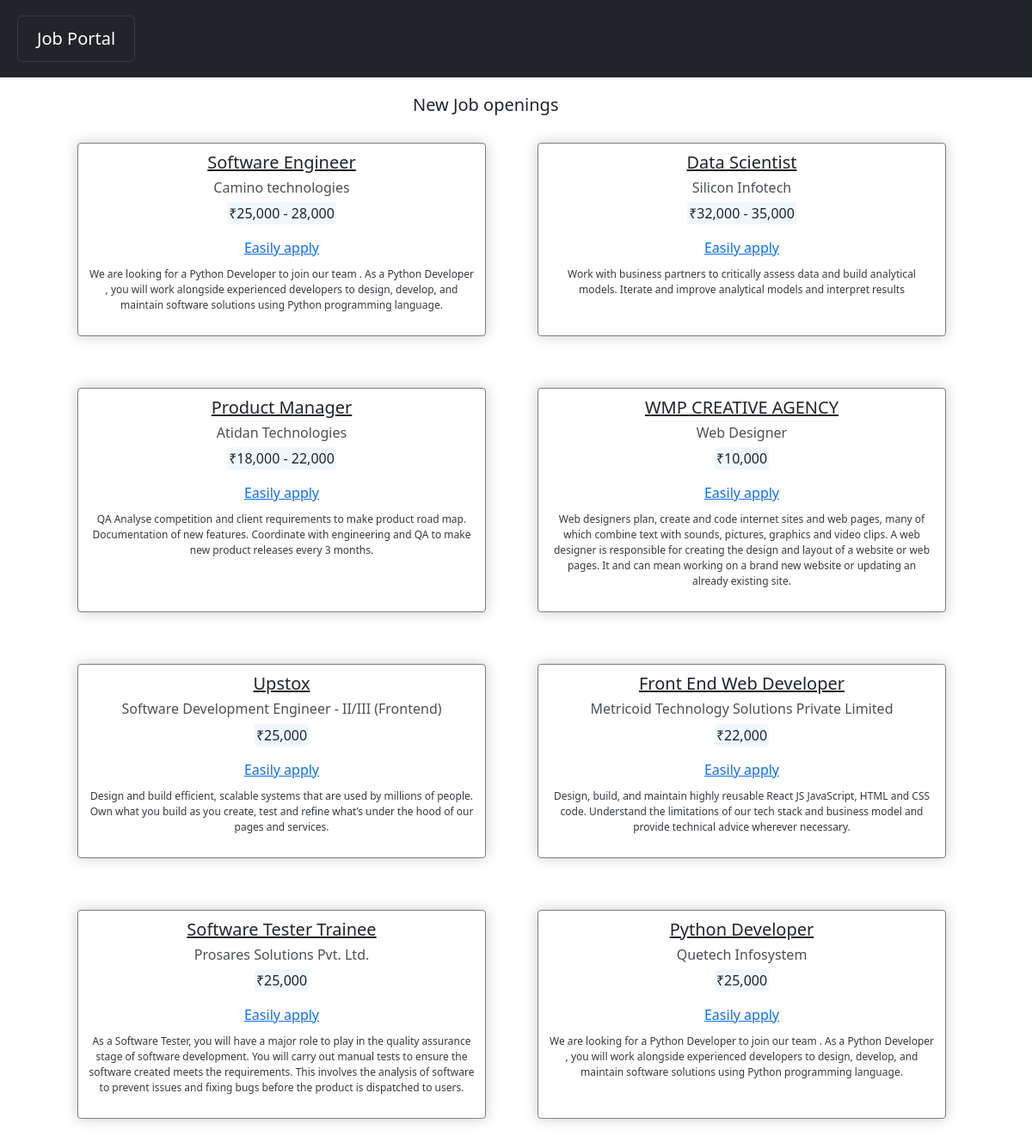
The page / on the database its author committed.
### base/models.py (models this page shows, shortened)
class Job(models.Model):
    Company_name = models.CharField(max_length=50)
    Job_post = models.CharField(max_length=200)
    location = models.CharField(max_length=100)
    stipend = models.CharField(max_length=100)
    job_description = models.CharField(max_length=1000)
    requirements = models.CharField(max_length=200)

### base/views.py (the view)
# urls.py: path('', home, name='home'),
def home(request):
    data = Job.objects.all()
    context = {'data': data}
    return render(request, 'base/main.html', context)

### base/templates/base/main.html (shortened to what this page needs)
<!DOCTYPE html>
{% load static %}
<html lang="en">
<head>
    <link rel="stylesheet" type="text/css" href="{% static 'css/style.css' %}">
    <link href="https://cdn.jsdelivr.net/npm/bootstrap@5.3.1/dist/css/bootstrap.min.css" rel="stylesheet">
</head>
<body>
    <div class="pos-f-t">
        <nav class="navbar navbar-dark bg-dark">
          <button style="margin: 10px 0 10px 20px;" class="navbar-toggler" type="button" data-toggle="collapse" data-target="#navbarToggleExternalContent" aria-controls="navbarToggleExternalContent" aria-expanded="false" aria-label="Toggle navigation">
            <h5 style="color: white; margin: 10px;">Job Portal</h5>
          </button>
        </nav>
      </div>
      <h5 style="margin-top: 20px; margin-left: 40%;">New Job openings</h5>
      <br>
      <div class="container">
        <div class="row">
          {% for d in data %}
          <div class="col-lg-5 prad">
            <h5><u>{{ d.Job_post }}</u></h5>
            <h6>{{ d.Company_name }}</h6>
            <p> <span>&#8377;{{ d.stipend }}</span></p>
            <a href="{% url 'emp' %}">Easily apply</a>
            <br>
            <p style="font-size: 12px; margin-top: 10px; opacity: 0.9;">{{ d.job_description }}</p>
          </div>
          {% endfor %}
        </div>
      </div>
</html>

### base/static/css/style.css (style rules this page uses)
.prad { text-align: center; box-shadow:hsl(0, 0%, 80%) 0 0 16px; background-color: #fff; border-radius: 4px; padding: 10px; border: 0.1px solid gray; margin-left: 60px; margin-bottom: 60px; }
.prad h6 { opacity: 0.8; }
.prad span { background-color:aliceblue; padding: 2px; border-radius: 4px; }

### rows shown on the page
Job: Job_post "Software Engineer", Company_name "Camino technologies", stipend "25,000 - 28,000", job_description "We are looking for a Python Developer to join our team . As a Python Developer , you will work alongside experienced developers to design, develop, and maintain software solutions using Python programming language."
Job: Job_post "Data Scientist", Company_name "Silicon Infotech", stipend "32,000 - 35,000", job_description "Work with business partners to critically assess data and build analytical models. Iterate and improve analytical models and interpret results"
Job: Job_post "Product Manager", Company_name "Atidan Technologies", stipend "18,000 - 22,000", job_description "QA Analyse competition and client requirements to make product road map. Documentation of new features. Coordinate with engineering and QA to make new product releases every 3 months."
Job: Job_post "WMP CREATIVE AGENCY", Company_name "Web Designer", stipend "10,000", job_description "Web designers plan, create and code internet sites and web pages, many of which combine text with sounds, pictures, graphics and video clips. A web designer is responsible for creating the design and layout of a website or web pages. It and can mean working on a brand new website or updating an already existing site."
Job: Job_post "Upstox", Company_name "Software Development Engineer - II/III (Frontend)", stipend "25,000", job_description "Design and build efficient, scalable systems that are used by millions of people. Own what you build as you create, test and refine what’s under the hood of our pages and services."
Job: Job_post "Front End Web Developer", Company_name "Metricoid Technology Solutions Private Limited", stipend "22,000", job_description "Design, build, and maintain highly reusable React JS JavaScript, HTML and CSS code. Understand the limitations of our tech stack and business model and provide technical advice wherever necessary."
Job: Job_post "Software Tester Trainee", Company_name "Prosares Solutions Pvt. Ltd.", stipend "25,000", job_description "As a Software Tester, you will have a major role to play in the quality assurance stage of software development. You will carry out manual tests to ensure the software created meets the requirements. This involves the analysis of software to prevent issues and fixing bugs before the product is dispatched to users."
Job: Job_post "Python Developer", Company_name "Quetech Infosystem", stipend "25,000", job_description "We are looking for a Python Developer to join our team . As a Python Developer , you will work alongside experienced developers to design, develop, and maintain software solutions using Python programming language."
